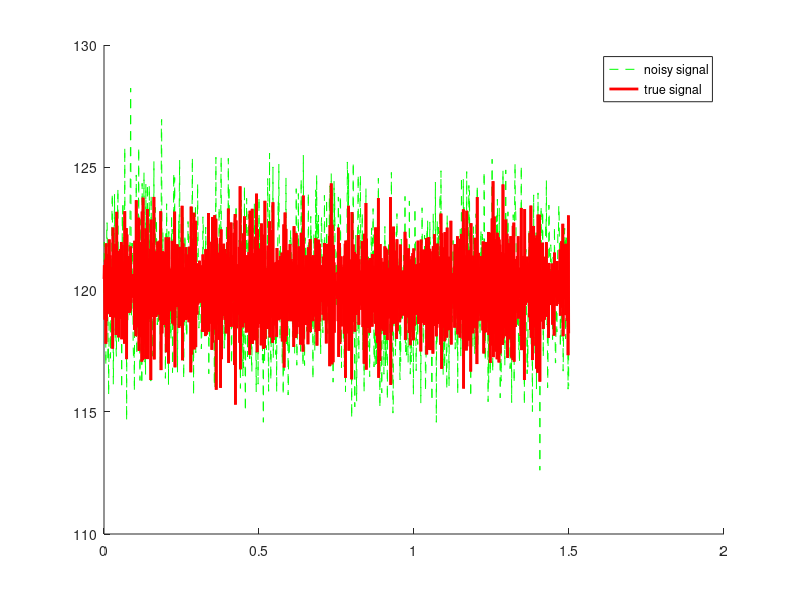

The MATLAB script that drew this image:
% make our noisy function
Fs = 1000;            % Sampling frequency                    
T = 1/Fs;             % Sampling period       
L = 1500;             % Length of signal
t = (0:L-1)*T;        % Time vector


S = 0.7*sin(2*pi*50*t) + sin(2*pi*120*t)+120;
X = S + 2*randn(size(t));


% plot(t,X)
Y = fft(X);
% plot(real(Y))


P2 = abs(Y/L);
P1 = P2(1:L/2+1);
P1(2:end-1) = 2*P1(2:end-1);


f = Fs*(0:(L/2))/L;
% plot(f,P1) 
% title('Single-Sided Amplitude Spectrum of X(t)')
% xlabel('f (Hz)')
% ylabel('|P1(f)|')








y=X;
 
Y = fft(y);

r = 422; % range of frequencies we want to preserve

rectangle = zeros(size(Y));
rectangle(750-r:750+r) = 1;               % preserve low +ve frequencies
rectangle(1) = 1;   
rectangle(end) = 1;    
y_rect = ifft(Y.*rectangle);   % full low-pass filtered signal

hold on;
plot(t,y,'g--'); 
 
plot(t,y_rect,'r','LineWidth',2);
legend('noisy signal','true signal')
